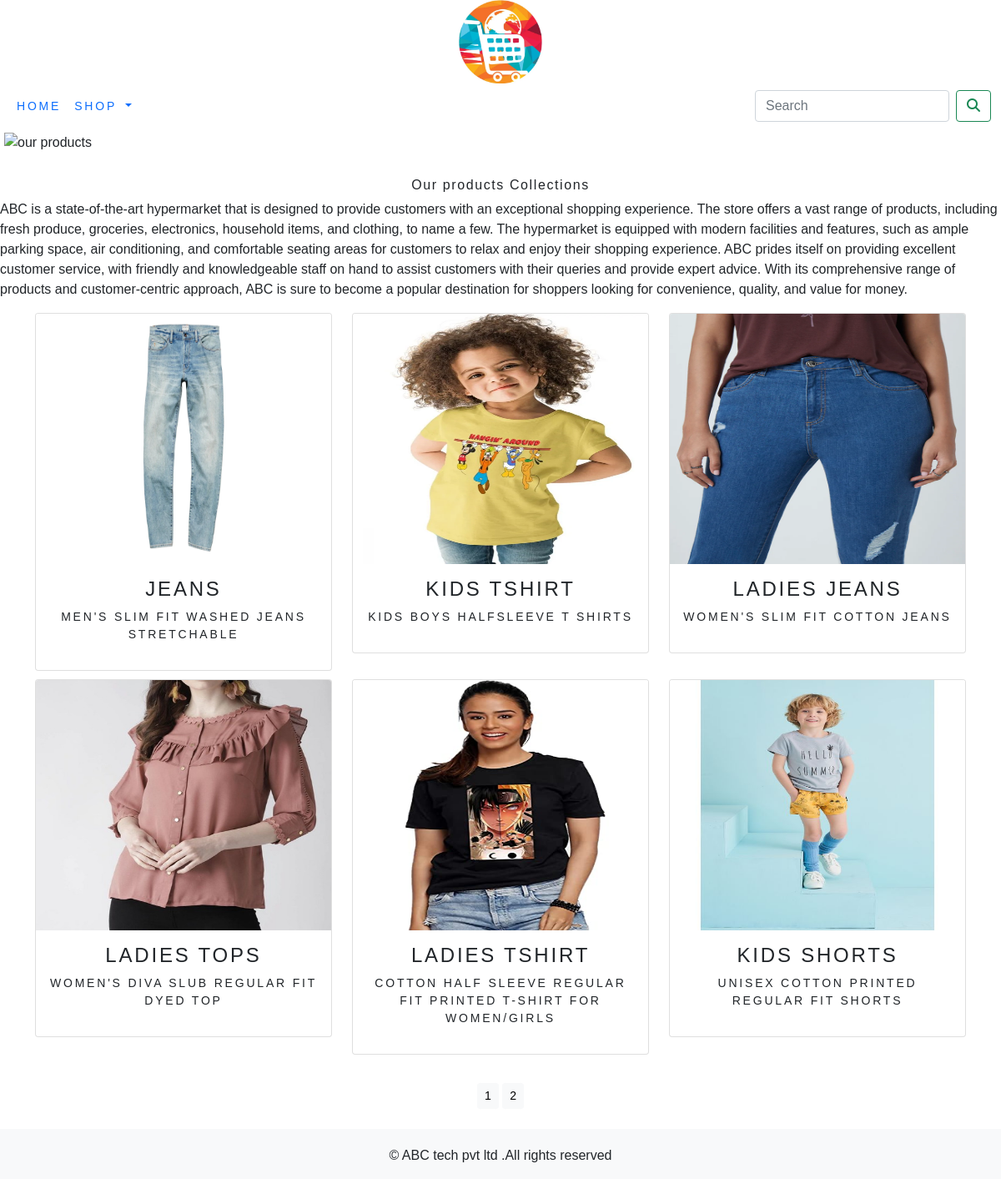
The app's page /shop/ with its own data.
### shop_app/models.py (models this page shows, shortened)
class Product(models.Model):
    name = models.CharField(max_length=250, unique=True)
    slug = models.SlugField(max_length=250, unique=True)
    description = models.TextField(blank=True)
    price = models.DecimalField(max_digits=10, decimal_places=2)
    category = models.ForeignKey(Category, on_delete=models.CASCADE)
    image = models.ImageField(upload_to='product', blank=True)
    stock = models.IntegerField()
    available = models.BooleanField(default=True)
    created = models.DateTimeField(auto_now_add=True)
    updated = models.DateTimeField(auto_now=True)
    def get_url(self):
     return reverse('shop_app:prodCatdetail',args=[self.category.slug,self.slug])
    class Meta:
        ordering = ('name',)
        verbose_name = 'product'
        verbose_name_plural = 'products'

### shop_app/views.py (the view)
# urls.py: path('', views.allProdCat, name='allProdCat'),
def allProdCat(request, c_slug=None):
    c_page = None
    products_list = None
    if c_slug is not None:
        c_page = get_object_or_404(Category, slug=c_slug)
        products_list = Product.objects.all().filter(category=c_page, available=True)
    else:
        products_list = Product.objects.all().filter(available=True)
    paginator = Paginator(products_list, 6)
    try:
        page = int(request.GET.get('page', '1'))
    except:
        page = 1
    try:
        products = paginator.page(page)
    except(EmptyPage, InvalidPage):
        products = paginator.page(paginator.num_pages)
    return render(request, "category.html", {'category': c_page, 'products': products})

### cart/context_processors.py (called while the page is built)
def counter(request):
    item_count = 0
    if 'admin' in request.path:
        return {}
    else:
        try:
            cart = Cart.objects.filter(cart_id=_cart_id(request))
            car_items = CartItem.objects.all().filter(cart=cart[:1])
            for cart_item in car_items:
                item_count += cart_item.quantity
        except Cart.DoesNotExist:
            item_count = 0
    return dict(item_count=item_count)

### cart/views.py (called while the page is built)
def _cart_id(request):
    cart = request.session.session_key
    if not cart:
        cart = request.session.create()
    return cart

### shop_app/context_processors.py (called while the page is built)
def menu_links(request):
    links = Category.objects.all()
    return dict(links=links)

### shop_app/models.py (called while the page is built)
    def get_url(self):
     return reverse('shop_app:product_by_category', args=[self.slug])

### templates/category.html (shortened to what this page needs)
{% extends 'base.html' %}
{% load static %}
{% block content %}
    <div class="mx_auto">
        {% if category %}
            <img class="my_image" src="{{category.image.url}}" alt="{{category.name}}">
           </div>
    <br>
    <div>
        <h1 class="text-center my_title">{{ category.name }}</h1>
        <p class="text-justify">{{ category.description }}</p>
    </div>
        {% else %}
            <div>
            <img class="my_image my_image_padding" src="{%static 'img/ban1.png'%} " alt="our products" >
            </div>
            <br>
            <div>
                <h1 class="text-center my_title">Our products Collections</h1>
                <p class="text-justify"> ABC is a state-of-the-art hypermarket that is designed to provide customers with an exceptional shopping experience. The store offers a vast range of products, including fresh produce, groceries, electronics, household items, and clothing, to name a few. The hypermarket is equipped with modern facilities and features, such as ample parking space, air conditioning, and comfortable seating areas for customers to relax and enjoy their shopping experience. ABC prides itself on providing excellent customer service, with friendly and knowledgeable staff on hand to assist customers with their queries and provide expert advice. With its comprehensive range of products and customer-centric approach, ABC is sure to become a popular destination for shoppers looking for convenience, quality, and value for money.</p>
            </div>
            {% endif %}
    <div class="container">
        <div class="row mx_auto">
            {% for product in products.object_list %}
                <div class="my_bottom_margin col-9 col-sm-12 col-md-4 col-md-12 col-lg-4">
                    <div class="card text-center" style="min-width:18rem;">
                        <a href="{{product.get_url}}"><img class="card-img-top my_image" src="{{product.image.url}}" alt="{{product.name}}" height="300" width="300"></a>
                        <div class="card-body" >
                            <h4>{{product.name}}</h4>
                            <p> {{product.description}}</p>
                        </div>
                    </div>
                </div>
            {% endfor %}
        </div>
        <div class="mx-auto">
            {% if products.paginator.num_pages > 1 %}
            <br>
            <div class="text-center">
                {% for pg in products.paginator.page_range %}
                        <a href="?page={{pg}}" class="btn btn-light btn-sm" {% if products.number == pg%} active {% endif%}>{{pg}}</a>
                {% endfor %}
            </div>
            {% endif %}
        </div>
        <br>
    </div>
{% endblock %}

### templates/base.html (shortened to what this page needs)
{% load static %}
<!DOCTYPE html>
<html lang="en">
<head>
<link href="https://cdn.jsdelivr.net/npm/bootstrap@5.0.2/dist/css/bootstrap.min.css" rel="stylesheet">
    <link rel="stylesheet" href="https://cdnjs.cloudflare.com/ajax/libs/font-awesome/5.15.3/css/all.min.css" />
    <link rel="stylesheet" href="{% static '/css/custom.css' %}">
</head>
<body>
<div>
{% include 'header.html' %}
{% include 'nav.html' %}
{% block content %}
{% endblock %}
</div>
{% include 'footer.html' %}
</body>
</html>

### templates/header.html
{% load static %}
<header>
  <center>
    <a href="{%url 'shop_app:allProdCat'%}"> <img src="{%static 'img/logo.png'%}"  alt="logimage" , height="100" ,width="100">
     </center>
</header>

### templates/nav.html (shortened to what this page needs)
<nav class="navbar navbar-expand-lg bg-body-tertiary">
  <div class="container-fluid">
    <div class="collapse navbar-collapse" id="navbarSupportedContent">
      <ul class="navbar-nav me-auto mb-2 mb-lg-0">
        <li class="nav-item">
          <a class="nav-link" href="#">Home</a>
        </li>
        <li class="nav-item dropdown if {% if 'shop_app' in request.path %} active {% endif %}">
          <a class="nav-link dropdown-toggle" href="#" role="button" data-bs-toggle="dropdown" aria-expanded="false">
            Shop
          </a>
        </li>
      </ul>
      <form class="d-flex" role="search" action="{% url 'search_app:SearchResult' %}" method="get">
        <input class="form-control me-2" type="search" placeholder="Search" name="q" aria-label="Search">
        <button class="btn btn-outline-success" type="submit"><i class="fa fa-search"></i></button>
      </form>
    </div>
  </div>
</nav>

### templates/footer.html
<div class="footer navbar-fixed-bottom my_footer">
  <p class="text-center"> &copy ABC tech pvt ltd .All rights reserved</p>
</div>

### static/css/custom.css (style rules this page uses)
body { font-family: 'Raleway', sans-serif; }
.nav-item { letter-spacing : .2em; font-size :14px; text-transform :uppercase; }
.my_footer { background-color:#f8f9fa; height:60px; }
.my_footer p { padding-top:20px; font-size:14x; }
.my_image { width:100%; height:200; }
.my_title { font-size:16px; text-transform:none; letter-spacing:.1em; }
.my_image_padding { padding:5px; }
.my_bottom_margin { margin-bottom:10px; }
.card-body { font-size:14px; text-transform:uppercase; letter-spacing:.2em; }

### records on screen
Product: image (picture), name "JEANS", description "MEN'S SLIM FIT WASHED JEANS STRETCHABLE"
Product: image (picture), name "KIDS TSHIRT", description "KIDS BOYS HALFSLEEVE T SHIRTS"
Product: image (picture), name "LADIES JEANS", description "WOMEN'S SLIM FIT COTTON JEANS"
Product: image (picture), name "LADIES TOPS", description "WOMEN'S DIVA SLUB REGULAR FIT DYED TOP"
Product: image (picture), name "LADIES TSHIRT", description "COTTON HALF SLEEVE REGULAR FIT PRINTED T-SHIRT FOR WOMEN/GIRLS"
Product: image (picture), name "KIDS SHORTS", description "UNISEX COTTON PRINTED REGULAR FIT SHORTS"

### other values on screen
{{ pg }} "1" "2"
